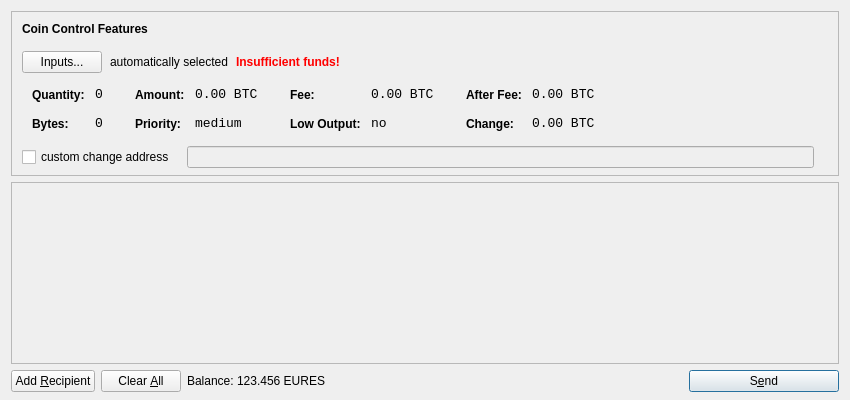
<?xml version="1.0" encoding="UTF-8"?>
<ui version="4.0">
 <class>SendCoinsDialog</class>
 <widget class="QDialog" name="SendCoinsDialog">
  <property name="geometry">
   <rect>
    <x>0</x>
    <y>0</y>
    <width>850</width>
    <height>400</height>
   </rect>
  </property>
  <property name="windowTitle">
   <string>Send Coins</string>
  </property>
  <layout class="QVBoxLayout" name="verticalLayout" stretch="0,1,0">
   <property name="bottomMargin">
    <number>8</number>
   </property>
   <item>
    <widget class="QFrame" name="frameCoinControl">
     <property name="sizePolicy">
      <sizepolicy hsizetype="Expanding" vsizetype="Expanding">
       <horstretch>0</horstretch>
       <verstretch>0</verstretch>
      </sizepolicy>
     </property>
     <property name="maximumSize">
      <size>
       <width>16777215</width>
       <height>16777215</height>
      </size>
     </property>
     <property name="frameShape">
      <enum>QFrame::StyledPanel</enum>
     </property>
     <property name="frameShadow">
      <enum>QFrame::Sunken</enum>
     </property>
     <layout class="QVBoxLayout" name="verticalLayoutCoinControl2">
      <property name="spacing">
       <number>-1</number>
      </property>
      <property name="leftMargin">
       <number>0</number>
      </property>
      <property name="topMargin">
       <number>0</number>
      </property>
      <property name="rightMargin">
       <number>0</number>
      </property>
      <property name="bottomMargin">
       <number>6</number>
      </property>
      <item>
       <layout class="QVBoxLayout" name="verticalLayoutCoinControl" stretch="0,0,0,0,1">
        <property name="spacing">
         <number>0</number>
        </property>
        <property name="leftMargin">
         <number>10</number>
        </property>
        <property name="topMargin">
         <number>10</number>
        </property>
        <item>
         <layout class="QHBoxLayout" name="horizontalLayoutCoinControl1">
          <property name="bottomMargin">
           <number>15</number>
          </property>
          <item>
           <widget class="QLabel" name="labelCoinControlFeatures">
            <property name="sizePolicy">
             <sizepolicy hsizetype="Preferred" vsizetype="Maximum">
              <horstretch>0</horstretch>
              <verstretch>0</verstretch>
             </sizepolicy>
            </property>
            <property name="font">
             <font>
              <weight>75</weight>
              <bold>true</bold>
             </font>
            </property>
            <property name="styleSheet">
             <string notr="true">font-weight:bold;</string>
            </property>
            <property name="text">
             <string>Coin Control Features</string>
            </property>
           </widget>
          </item>
         </layout>
        </item>
        <item>
         <layout class="QHBoxLayout" name="horizontalLayoutCoinControl2" stretch="0,0,0,0">
          <property name="spacing">
           <number>8</number>
          </property>
          <property name="bottomMargin">
           <number>10</number>
          </property>
          <item>
           <widget class="QPushButton" name="pushButtonCoinControl">
            <property name="styleSheet">
             <string notr="true"/>
            </property>
            <property name="text">
             <string>Inputs...</string>
            </property>
           </widget>
          </item>
          <item>
           <widget class="QLabel" name="labelCoinControlAutomaticallySelected">
            <property name="text">
             <string>automatically selected</string>
            </property>
            <property name="margin">
             <number>5</number>
            </property>
           </widget>
          </item>
          <item>
           <widget class="QLabel" name="labelCoinControlInsuffFunds">
            <property name="font">
             <font>
              <weight>75</weight>
              <bold>true</bold>
             </font>
            </property>
            <property name="styleSheet">
             <string notr="true">color:red;font-weight:bold;</string>
            </property>
            <property name="text">
             <string>Insufficient funds!</string>
            </property>
            <property name="margin">
             <number>5</number>
            </property>
           </widget>
          </item>
          <item>
           <spacer name="horizontalSpacerCoinControl">
            <property name="orientation">
             <enum>Qt::Horizontal</enum>
            </property>
            <property name="sizeHint" stdset="0">
             <size>
              <width>40</width>
              <height>1</height>
             </size>
            </property>
           </spacer>
          </item>
         </layout>
        </item>
        <item>
         <widget class="QWidget" name="widgetCoinControl" native="true">
          <property name="sizePolicy">
           <sizepolicy hsizetype="Preferred" vsizetype="Preferred">
            <horstretch>0</horstretch>
            <verstretch>0</verstretch>
           </sizepolicy>
          </property>
          <property name="minimumSize">
           <size>
            <width>0</width>
            <height>0</height>
           </size>
          </property>
          <property name="styleSheet">
           <string notr="true"/>
          </property>
          <layout class="QHBoxLayout" name="horizontalLayoutCoinControl5">
           <property name="margin">
            <number>0</number>
           </property>
           <item>
            <layout class="QHBoxLayout" name="horizontalLayoutCoinControl3" stretch="0,0,0,1">
             <property name="spacing">
              <number>20</number>
             </property>
             <property name="topMargin">
              <number>0</number>
             </property>
             <property name="bottomMargin">
              <number>10</number>
             </property>
             <item>
              <layout class="QFormLayout" name="formLayoutCoinControl1">
               <property name="horizontalSpacing">
                <number>10</number>
               </property>
               <property name="verticalSpacing">
                <number>14</number>
               </property>
               <property name="leftMargin">
                <number>10</number>
               </property>
               <property name="topMargin">
                <number>4</number>
               </property>
               <property name="rightMargin">
                <number>6</number>
               </property>
               <item row="0" column="0">
                <widget class="QLabel" name="labelCoinControlQuantityText">
                 <property name="styleSheet">
                  <string notr="true">font-weight:bold;</string>
                 </property>
                 <property name="text">
                  <string>Quantity:</string>
                 </property>
                 <property name="margin">
                  <number>0</number>
                 </property>
                </widget>
               </item>
               <item row="0" column="1">
                <widget class="QLabel" name="labelCoinControlQuantity">
                 <property name="font">
                  <font>
                   <family>Monospace</family>
                   <pointsize>10</pointsize>
                  </font>
                 </property>
                 <property name="cursor">
                  <cursorShape>IBeamCursor</cursorShape>
                 </property>
                 <property name="contextMenuPolicy">
                  <enum>Qt::ActionsContextMenu</enum>
                 </property>
                 <property name="text">
                  <string notr="true">0</string>
                 </property>
                 <property name="margin">
                  <number>0</number>
                 </property>
                 <property name="textInteractionFlags">
                  <set>Qt::LinksAccessibleByMouse|Qt::TextSelectableByKeyboard|Qt::TextSelectableByMouse</set>
                 </property>
                </widget>
               </item>
               <item row="1" column="0">
                <widget class="QLabel" name="labelCoinControlBytesText">
                 <property name="styleSheet">
                  <string notr="true">font-weight:bold;</string>
                 </property>
                 <property name="text">
                  <string>Bytes:</string>
                 </property>
                </widget>
               </item>
               <item row="1" column="1">
                <widget class="QLabel" name="labelCoinControlBytes">
                 <property name="font">
                  <font>
                   <family>Monospace</family>
                   <pointsize>10</pointsize>
                  </font>
                 </property>
                 <property name="cursor">
                  <cursorShape>IBeamCursor</cursorShape>
                 </property>
                 <property name="contextMenuPolicy">
                  <enum>Qt::ActionsContextMenu</enum>
                 </property>
                 <property name="text">
                  <string notr="true">0</string>
                 </property>
                 <property name="textInteractionFlags">
                  <set>Qt::LinksAccessibleByMouse|Qt::TextSelectableByKeyboard|Qt::TextSelectableByMouse</set>
                 </property>
                </widget>
               </item>
              </layout>
             </item>
             <item>
              <layout class="QFormLayout" name="formLayoutCoinControl2">
               <property name="horizontalSpacing">
                <number>10</number>
               </property>
               <property name="verticalSpacing">
                <number>14</number>
               </property>
               <property name="leftMargin">
                <number>6</number>
               </property>
               <property name="topMargin">
                <number>4</number>
               </property>
               <property name="rightMargin">
                <number>6</number>
               </property>
               <item row="0" column="0">
                <widget class="QLabel" name="labelCoinControlAmountText">
                 <property name="styleSheet">
                  <string notr="true">font-weight:bold;</string>
                 </property>
                 <property name="text">
                  <string>Amount:</string>
                 </property>
                 <property name="margin">
                  <number>0</number>
                 </property>
                </widget>
               </item>
               <item row="0" column="1">
                <widget class="QLabel" name="labelCoinControlAmount">
                 <property name="font">
                  <font>
                   <family>Monospace</family>
                   <pointsize>10</pointsize>
                  </font>
                 </property>
                 <property name="cursor">
                  <cursorShape>IBeamCursor</cursorShape>
                 </property>
                 <property name="contextMenuPolicy">
                  <enum>Qt::ActionsContextMenu</enum>
                 </property>
                 <property name="text">
                  <string notr="true">0.00 BTC</string>
                 </property>
                 <property name="textInteractionFlags">
                  <set>Qt::LinksAccessibleByMouse|Qt::TextSelectableByKeyboard|Qt::TextSelectableByMouse</set>
                 </property>
                </widget>
               </item>
               <item row="1" column="0">
                <widget class="QLabel" name="labelCoinControlPriorityText">
                 <property name="styleSheet">
                  <string notr="true">font-weight:bold;</string>
                 </property>
                 <property name="text">
                  <string>Priority:</string>
                 </property>
                </widget>
               </item>
               <item row="1" column="1">
                <widget class="QLabel" name="labelCoinControlPriority">
                 <property name="font">
                  <font>
                   <family>Monospace</family>
                   <pointsize>10</pointsize>
                  </font>
                 </property>
                 <property name="cursor">
                  <cursorShape>IBeamCursor</cursorShape>
                 </property>
                 <property name="contextMenuPolicy">
                  <enum>Qt::ActionsContextMenu</enum>
                 </property>
                 <property name="text">
                  <string>medium</string>
                 </property>
                 <property name="textInteractionFlags">
                  <set>Qt::LinksAccessibleByMouse|Qt::TextSelectableByKeyboard|Qt::TextSelectableByMouse</set>
                 </property>
                </widget>
               </item>
              </layout>
             </item>
             <item>
              <layout class="QFormLayout" name="formLayoutCoinControl3">
               <property name="horizontalSpacing">
                <number>10</number>
               </property>
               <property name="verticalSpacing">
                <number>14</number>
               </property>
               <property name="leftMargin">
                <number>6</number>
               </property>
               <property name="topMargin">
                <number>4</number>
               </property>
               <property name="rightMargin">
                <number>6</number>
               </property>
               <item row="0" column="0">
                <widget class="QLabel" name="labelCoinControlFeeText">
                 <property name="styleSheet">
                  <string notr="true">font-weight:bold;</string>
                 </property>
                 <property name="text">
                  <string>Fee:</string>
                 </property>
                 <property name="margin">
                  <number>0</number>
                 </property>
                </widget>
               </item>
               <item row="0" column="1">
                <widget class="QLabel" name="labelCoinControlFee">
                 <property name="font">
                  <font>
                   <family>Monospace</family>
                   <pointsize>10</pointsize>
                  </font>
                 </property>
                 <property name="cursor">
                  <cursorShape>IBeamCursor</cursorShape>
                 </property>
                 <property name="contextMenuPolicy">
                  <enum>Qt::ActionsContextMenu</enum>
                 </property>
                 <property name="text">
                  <string notr="true">0.00 BTC</string>
                 </property>
                 <property name="textInteractionFlags">
                  <set>Qt::LinksAccessibleByMouse|Qt::TextSelectableByKeyboard|Qt::TextSelectableByMouse</set>
                 </property>
                </widget>
               </item>
               <item row="1" column="0">
                <widget class="QLabel" name="labelCoinControlLowOutputText">
                 <property name="styleSheet">
                  <string notr="true">font-weight:bold;</string>
                 </property>
                 <property name="text">
                  <string>Low Output:</string>
                 </property>
                </widget>
               </item>
               <item row="1" column="1">
                <widget class="QLabel" name="labelCoinControlLowOutput">
                 <property name="font">
                  <font>
                   <family>Monospace</family>
                   <pointsize>10</pointsize>
                  </font>
                 </property>
                 <property name="cursor">
                  <cursorShape>IBeamCursor</cursorShape>
                 </property>
                 <property name="contextMenuPolicy">
                  <enum>Qt::ActionsContextMenu</enum>
                 </property>
                 <property name="text">
                  <string>no</string>
                 </property>
                 <property name="textInteractionFlags">
                  <set>Qt::LinksAccessibleByMouse|Qt::TextSelectableByKeyboard|Qt::TextSelectableByMouse</set>
                 </property>
                </widget>
               </item>
              </layout>
             </item>
             <item>
              <layout class="QFormLayout" name="formLayoutCoinControl4">
               <property name="horizontalSpacing">
                <number>10</number>
               </property>
               <property name="verticalSpacing">
                <number>14</number>
               </property>
               <property name="leftMargin">
                <number>6</number>
               </property>
               <property name="topMargin">
                <number>4</number>
               </property>
               <property name="rightMargin">
                <number>6</number>
               </property>
               <item row="0" column="0">
                <widget class="QLabel" name="labelCoinControlAfterFeeText">
                 <property name="styleSheet">
                  <string notr="true">font-weight:bold;</string>
                 </property>
                 <property name="text">
                  <string>After Fee:</string>
                 </property>
                 <property name="margin">
                  <number>0</number>
                 </property>
                </widget>
               </item>
               <item row="0" column="1">
                <widget class="QLabel" name="labelCoinControlAfterFee">
                 <property name="font">
                  <font>
                   <family>Monospace</family>
                   <pointsize>10</pointsize>
                  </font>
                 </property>
                 <property name="cursor">
                  <cursorShape>IBeamCursor</cursorShape>
                 </property>
                 <property name="contextMenuPolicy">
                  <enum>Qt::ActionsContextMenu</enum>
                 </property>
                 <property name="text">
                  <string notr="true">0.00 BTC</string>
                 </property>
                 <property name="textInteractionFlags">
                  <set>Qt::LinksAccessibleByMouse|Qt::TextSelectableByKeyboard|Qt::TextSelectableByMouse</set>
                 </property>
                </widget>
               </item>
               <item row="1" column="0">
                <widget class="QLabel" name="labelCoinControlChangeText">
                 <property name="styleSheet">
                  <string notr="true">font-weight:bold;</string>
                 </property>
                 <property name="text">
                  <string>Change:</string>
                 </property>
                </widget>
               </item>
               <item row="1" column="1">
                <widget class="QLabel" name="labelCoinControlChange">
                 <property name="font">
                  <font>
                   <family>Monospace</family>
                   <pointsize>10</pointsize>
                  </font>
                 </property>
                 <property name="cursor">
                  <cursorShape>IBeamCursor</cursorShape>
                 </property>
                 <property name="contextMenuPolicy">
                  <enum>Qt::ActionsContextMenu</enum>
                 </property>
                 <property name="text">
                  <string notr="true">0.00 BTC</string>
                 </property>
                 <property name="textInteractionFlags">
                  <set>Qt::LinksAccessibleByMouse|Qt::TextSelectableByKeyboard|Qt::TextSelectableByMouse</set>
                 </property>
                </widget>
               </item>
              </layout>
             </item>
            </layout>
           </item>
          </layout>
         </widget>
        </item>
        <item>
         <layout class="QHBoxLayout" name="horizontalLayoutCoinControl4" stretch="0,0,0">
          <property name="spacing">
           <number>12</number>
          </property>
          <property name="sizeConstraint">
           <enum>QLayout::SetDefaultConstraint</enum>
          </property>
          <property name="topMargin">
           <number>5</number>
          </property>
          <property name="rightMargin">
           <number>5</number>
          </property>
          <item>
           <widget class="QCheckBox" name="checkBoxCoinControlChange">
            <property name="text">
             <string>custom change address</string>
            </property>
           </widget>
          </item>
          <item>
           <widget class="QLineEdit" name="lineEditCoinControlChange">
            <property name="enabled">
             <bool>false</bool>
            </property>
            <property name="sizePolicy">
             <sizepolicy hsizetype="Expanding" vsizetype="Fixed">
              <horstretch>0</horstretch>
              <verstretch>0</verstretch>
             </sizepolicy>
            </property>
           </widget>
          </item>
          <item>
           <widget class="QLabel" name="labelCoinControlChangeLabel">
            <property name="sizePolicy">
             <sizepolicy hsizetype="Preferred" vsizetype="Expanding">
              <horstretch>0</horstretch>
              <verstretch>0</verstretch>
             </sizepolicy>
            </property>
            <property name="minimumSize">
             <size>
              <width>0</width>
              <height>0</height>
             </size>
            </property>
            <property name="text">
             <string/>
            </property>
            <property name="margin">
             <number>3</number>
            </property>
           </widget>
          </item>
         </layout>
        </item>
        <item>
         <spacer name="verticalSpacerCoinControl">
          <property name="orientation">
           <enum>Qt::Vertical</enum>
          </property>
          <property name="sizeHint" stdset="0">
           <size>
            <width>800</width>
            <height>1</height>
           </size>
          </property>
         </spacer>
        </item>
       </layout>
      </item>
     </layout>
    </widget>
   </item>
   <item>
    <widget class="QScrollArea" name="scrollArea">
     <property name="widgetResizable">
      <bool>true</bool>
     </property>
     <widget class="QWidget" name="scrollAreaWidgetContents">
      <property name="geometry">
       <rect>
        <x>0</x>
        <y>0</y>
        <width>830</width>
        <height>165</height>
       </rect>
      </property>
      <layout class="QVBoxLayout" name="verticalLayout_2">
       <property name="margin">
        <number>0</number>
       </property>
       <item>
        <layout class="QVBoxLayout" name="entries">
         <property name="spacing">
          <number>6</number>
         </property>
        </layout>
       </item>
       <item>
        <spacer name="verticalSpacer">
         <property name="orientation">
          <enum>Qt::Vertical</enum>
         </property>
         <property name="sizeHint" stdset="0">
          <size>
           <width>20</width>
           <height>40</height>
          </size>
         </property>
        </spacer>
       </item>
      </layout>
     </widget>
    </widget>
   </item>
   <item>
    <layout class="QHBoxLayout" name="horizontalLayout">
     <item>
      <widget class="QPushButton" name="addButton">
       <property name="toolTip">
        <string>Send to multiple recipients at once</string>
       </property>
       <property name="text">
        <string>Add &amp;Recipient</string>
       </property>
       <property name="icon">
        <iconset resource="../bitcoin.qrc">
         <normaloff>:/icons/add</normaloff>:/icons/add</iconset>
       </property>
       <property name="autoDefault">
        <bool>false</bool>
       </property>
      </widget>
     </item>
     <item>
      <widget class="QPushButton" name="clearButton">
       <property name="sizePolicy">
        <sizepolicy hsizetype="Minimum" vsizetype="Fixed">
         <horstretch>0</horstretch>
         <verstretch>0</verstretch>
        </sizepolicy>
       </property>
       <property name="toolTip">
        <string>Remove all transaction fields</string>
       </property>
       <property name="text">
        <string>Clear &amp;All</string>
       </property>
       <property name="icon">
        <iconset resource="../bitcoin.qrc">
         <normaloff>:/icons/remove</normaloff>:/icons/remove</iconset>
       </property>
       <property name="autoRepeatDelay">
        <number>300</number>
       </property>
       <property name="autoDefault">
        <bool>false</bool>
       </property>
      </widget>
     </item>
     <item>
      <layout class="QHBoxLayout" name="horizontalLayout_2">
       <property name="spacing">
        <number>3</number>
       </property>
       <item>
        <widget class="QLabel" name="label">
         <property name="text">
          <string>Balance:</string>
         </property>
        </widget>
       </item>
       <item>
        <widget class="QLabel" name="labelBalance">
         <property name="cursor">
          <cursorShape>IBeamCursor</cursorShape>
         </property>
         <property name="text">
          <string>123.456 EURES</string>
         </property>
         <property name="textInteractionFlags">
          <set>Qt::LinksAccessibleByMouse|Qt::TextSelectableByKeyboard|Qt::TextSelectableByMouse</set>
         </property>
        </widget>
       </item>
      </layout>
     </item>
     <item>
      <spacer name="horizontalSpacer">
       <property name="orientation">
        <enum>Qt::Horizontal</enum>
       </property>
       <property name="sizeHint" stdset="0">
        <size>
         <width>40</width>
         <height>20</height>
        </size>
       </property>
      </spacer>
     </item>
     <item>
      <widget class="QPushButton" name="sendButton">
       <property name="minimumSize">
        <size>
         <width>150</width>
         <height>0</height>
        </size>
       </property>
       <property name="toolTip">
        <string>Confirm the send action</string>
       </property>
       <property name="text">
        <string>S&amp;end</string>
       </property>
       <property name="icon">
        <iconset resource="../bitcoin.qrc">
         <normaloff>:/icons/send</normaloff>:/icons/send</iconset>
       </property>
       <property name="default">
        <bool>true</bool>
       </property>
      </widget>
     </item>
    </layout>
   </item>
  </layout>
 </widget>
 <resources>
  <include location="../bitcoin.qrc"/>
 </resources>
 <connections/>
</ui>
